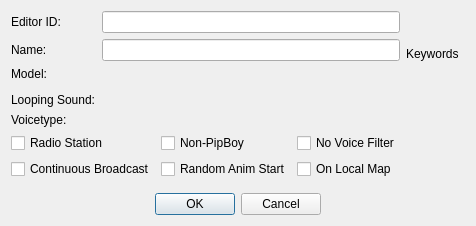
<?xml version="1.0" encoding="UTF-8"?>
<ui version="4.0">
 <class>FormDialogTalkingActivator</class>
 <widget class="QDialog" name="FormDialogTalkingActivator">
  <property name="windowTitle">
   <string>Talking Activator</string>
  </property>
  <layout class="QGridLayout" name="gridLayout_2">
   <item row="1" column="0">
    <layout class="QGridLayout" name="flagsLayout">
     <item row="0" column="0">
      <widget class="QCheckBox" name="flagRadio">
       <property name="whatsThis">
        <string>Unused.</string>
       </property>
       <property name="text">
        <string>Radio Station</string>
       </property>
      </widget>
     </item>
     <item row="1" column="1">
      <widget class="QCheckBox" name="flagRandomAnimStart">
       <property name="text">
        <string>Random Anim Start</string>
       </property>
      </widget>
     </item>
     <item row="0" column="1">
      <widget class="QCheckBox" name="flagNonPipBoy">
       <property name="whatsThis">
        <string>Unused.</string>
       </property>
       <property name="text">
        <string>Non-PipBoy</string>
       </property>
      </widget>
     </item>
     <item row="1" column="0">
      <widget class="QCheckBox" name="flagContinuousBroadcast">
       <property name="whatsThis">
        <string>Unused.</string>
       </property>
       <property name="text">
        <string>Continuous Broadcast</string>
       </property>
      </widget>
     </item>
     <item row="0" column="2">
      <widget class="QCheckBox" name="flagNoVoiceFilter">
       <property name="whatsThis">
        <string>Unused.</string>
       </property>
       <property name="text">
        <string>No Voice Filter</string>
       </property>
      </widget>
     </item>
     <item row="1" column="2">
      <widget class="QCheckBox" name="flagOnLocalMap">
       <property name="text">
        <string>On Local Map</string>
       </property>
      </widget>
     </item>
    </layout>
   </item>
   <item row="3" column="0" colspan="3">
    <layout class="QHBoxLayout" name="horizontalLayout">
     <item>
      <spacer name="horizontalSpacer">
       <property name="orientation">
        <enum>Qt::Horizontal</enum>
       </property>
       <property name="sizeHint" stdset="0">
        <size>
         <width>40</width>
         <height>20</height>
        </size>
       </property>
      </spacer>
     </item>
     <item>
      <widget class="QPushButton" name="buttonOK">
       <property name="text">
        <string>OK</string>
       </property>
      </widget>
     </item>
     <item>
      <widget class="QPushButton" name="buttonCancel">
       <property name="text">
        <string>Cancel</string>
       </property>
      </widget>
     </item>
     <item>
      <spacer name="horizontalSpacer_2">
       <property name="orientation">
        <enum>Qt::Horizontal</enum>
       </property>
       <property name="sizeHint" stdset="0">
        <size>
         <width>40</width>
         <height>20</height>
        </size>
       </property>
      </spacer>
     </item>
    </layout>
   </item>
   <item row="0" column="0">
    <layout class="QGridLayout" name="gridLayout">
     <item row="0" column="1">
      <widget class="QLineEdit" name="editorID"/>
     </item>
     <item row="2" column="1">
      <widget class="DKFormNIFPicker" name="model"/>
     </item>
     <item row="5" column="0">
      <widget class="QLabel" name="label_5">
       <property name="text">
        <string>Voicetype:</string>
       </property>
       <property name="buddy">
        <cstring>voicetype</cstring>
       </property>
      </widget>
     </item>
     <item row="1" column="0">
      <widget class="QLabel" name="label_2">
       <property name="text">
        <string>Name:</string>
       </property>
       <property name="buddy">
        <cstring>name</cstring>
       </property>
      </widget>
     </item>
     <item row="4" column="0">
      <widget class="QLabel" name="label_4">
       <property name="text">
        <string>Looping Sound:</string>
       </property>
       <property name="buddy">
        <cstring>loopSound</cstring>
       </property>
      </widget>
     </item>
     <item row="2" column="0">
      <widget class="QLabel" name="label_3">
       <property name="text">
        <string>Model:</string>
       </property>
       <property name="buddy">
        <cstring>model</cstring>
       </property>
      </widget>
     </item>
     <item row="1" column="1">
      <widget class="QLineEdit" name="name"/>
     </item>
     <item row="0" column="0">
      <widget class="QLabel" name="label">
       <property name="text">
        <string>Editor ID:</string>
       </property>
       <property name="buddy">
        <cstring>editorID</cstring>
       </property>
      </widget>
     </item>
     <item row="3" column="0" colspan="2">
      <widget class="DKFormDestructionDataButton" name="destructionData"/>
     </item>
     <item row="4" column="1">
      <widget class="DKFormPicker" name="loopSound"/>
     </item>
     <item row="5" column="1">
      <widget class="DKFormPicker" name="voicetype">
       <property name="whatsThis">
        <string>The voicetype used for this object when it speaks.</string>
       </property>
      </widget>
     </item>
    </layout>
   </item>
   <item row="2" column="0">
    <spacer name="verticalSpacer">
     <property name="orientation">
      <enum>Qt::Vertical</enum>
     </property>
     <property name="sizeHint" stdset="0">
      <size>
       <width>20</width>
       <height>8</height>
      </size>
     </property>
    </spacer>
   </item>
   <item row="0" column="1" rowspan="3">
    <layout class="QVBoxLayout" name="verticalLayout">
     <item>
      <widget class="QLabel" name="label_6">
       <property name="text">
        <string>Keywords</string>
       </property>
       <property name="buddy">
        <cstring>keywords</cstring>
       </property>
      </widget>
     </item>
     <item>
      <widget class="DKFormListPane" name="keywords"/>
     </item>
    </layout>
   </item>
   <item row="0" column="2" rowspan="3">
    <widget class="DKPapyrusBoundScriptListPane" name="scriptListPane"/>
   </item>
  </layout>
 </widget>
 <customwidgets>
  <customwidget>
   <class>DKFormPicker</class>
   <extends>QWidget</extends>
   <header>widgets/DKFormPicker.h</header>
  </customwidget>
  <customwidget>
   <class>DKFormListPane</class>
   <extends>QWidget</extends>
   <header>widgets/DKFormListPane.h</header>
  </customwidget>
  <customwidget>
   <class>DKFormDestructionDataButton</class>
   <extends>QWidget</extends>
   <header>widgets/DKFormDestructionDataButton.h</header>
  </customwidget>
  <customwidget>
   <class>DKPapyrusBoundScriptListPane</class>
   <extends>QWidget</extends>
   <header>widgets/DKPapyrusBoundScriptListPane.h</header>
  </customwidget>
  <customwidget>
   <class>DKFormNIFPicker</class>
   <extends>QWidget</extends>
   <header>widgets/DKFormNIFPicker.h</header>
  </customwidget>
 </customwidgets>
 <tabstops>
  <tabstop>editorID</tabstop>
  <tabstop>name</tabstop>
  <tabstop>model</tabstop>
  <tabstop>destructionData</tabstop>
  <tabstop>loopSound</tabstop>
  <tabstop>voicetype</tabstop>
  <tabstop>flagRadio</tabstop>
  <tabstop>flagContinuousBroadcast</tabstop>
  <tabstop>flagNonPipBoy</tabstop>
  <tabstop>flagRandomAnimStart</tabstop>
  <tabstop>flagNoVoiceFilter</tabstop>
  <tabstop>flagOnLocalMap</tabstop>
  <tabstop>keywords</tabstop>
  <tabstop>scriptListPane</tabstop>
  <tabstop>buttonOK</tabstop>
  <tabstop>buttonCancel</tabstop>
 </tabstops>
 <resources/>
 <connections/>
</ui>
